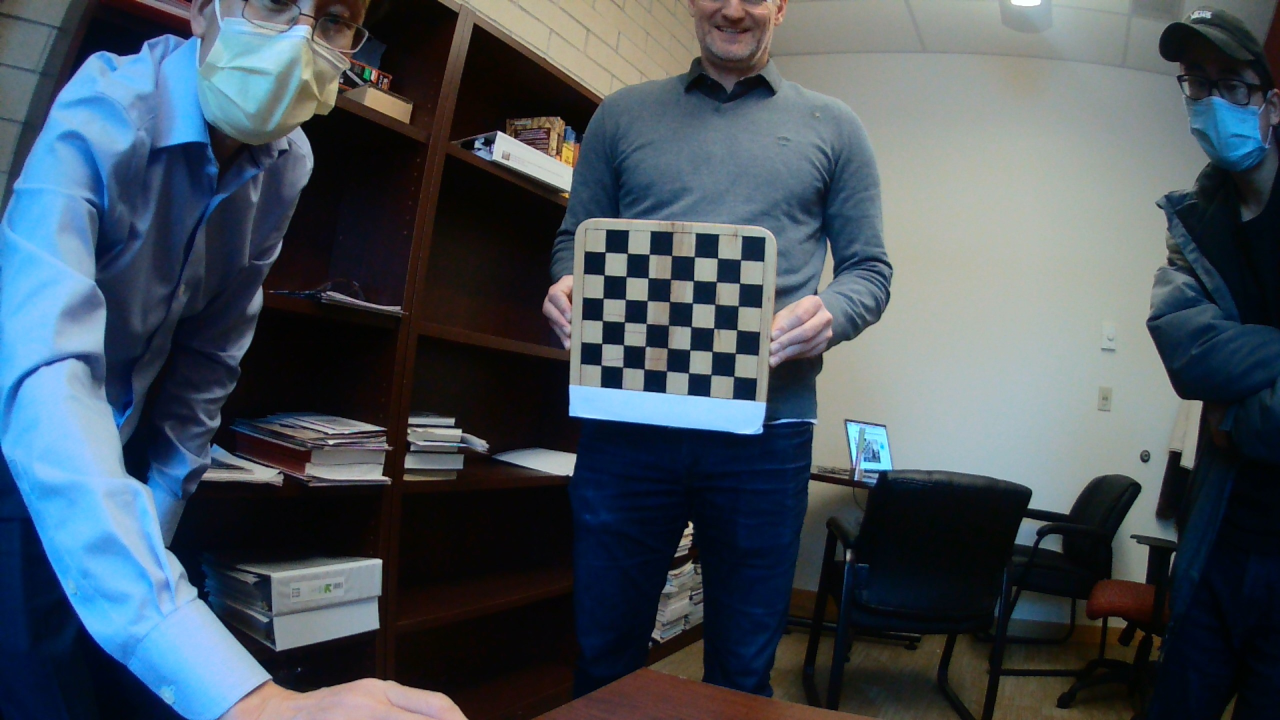
#> input picture 2d_3d_coordinates_convertion/Camera_Calibration/images_for_calibration/calibration_imgs_in/WIN_20220225_16_55_13_Pro.jpg, 2560 x 1440 px (shown at 1/2 size); its folder holds 4 pictures in this run; the run also reads 1 picture not shown here
$ python coordinates_conversion.py
#> lines starting #> are read from the running program, lines starting #| are printed output that depends on the picture; after the words box and inside, x2 and y2 are one past the last pixel; in counts of white or black regions, pixels touching at a corner belong together
import cv2
import numpy as np
import glob
import os
from numpy import mat


def camera_calibration(imgs_path_in, imgs_path_out):
    criteria = (cv2.TERM_CRITERIA_EPS + cv2.TERM_CRITERIA_MAX_ITER, 30, 0.001)

    # Get corner point position of the chessboard
    objp = np.zeros((6*7, 3), np.float32)
    objp[:, :2] = np.mgrid[0:7, 0:6].T.reshape(-1,2)

    obj_points = []  # for 3D points coordinates
    img_points = []  # for 2D points coordinates

    images = glob.glob(os.path.join(imgs_path_in, '*.jpg'))
    i = 0
    for fname in images:
        img = cv2.imread(fname)
#> img is the input picture: shape (1440, 2560, 3); mean B, G, R 91.1, 81.3, 70.1
        gray = cv2.cvtColor(img, cv2.COLOR_BGR2GRAY)
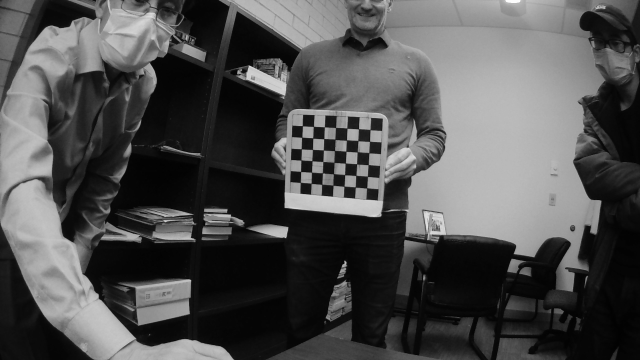
#> gray: shape (1440, 2560) (shown at 1/4 size); min 0, max 254, mean 79.1
        size = gray.shape[::-1]
        ret, corners = cv2.findChessboardCorners(gray, (7, 6), None)
#> ret = True; corners = 42 rows, first 8: [1468, 753], [1421.9, 748.2], [1376.5, 746.6], [1334.5, 743], [1289.6, 737.5], [1245.8, 735.3], [1202.7, 730.5], [1472.1, 707.7]

        if ret:
            obj_points.append(objp)
            corners2 = cv2.cornerSubPix(gray, corners, (5, 5), (-1, -1), criteria)
#> corners2 = 42 rows, first 8: [1468, 753.1], [1422.4, 749.4], [1377.4, 746.1], [1333.7, 742.6], [1288.8, 738.3], [1245.6, 734.9], [1202.4, 730.8], [1471.2, 707.3]
            if [corners2]:
                img_points.append(corners2)
            else:
                img_points.append(corners)

            cv2.drawChessboardCorners(img, (7, 6), corners, ret)
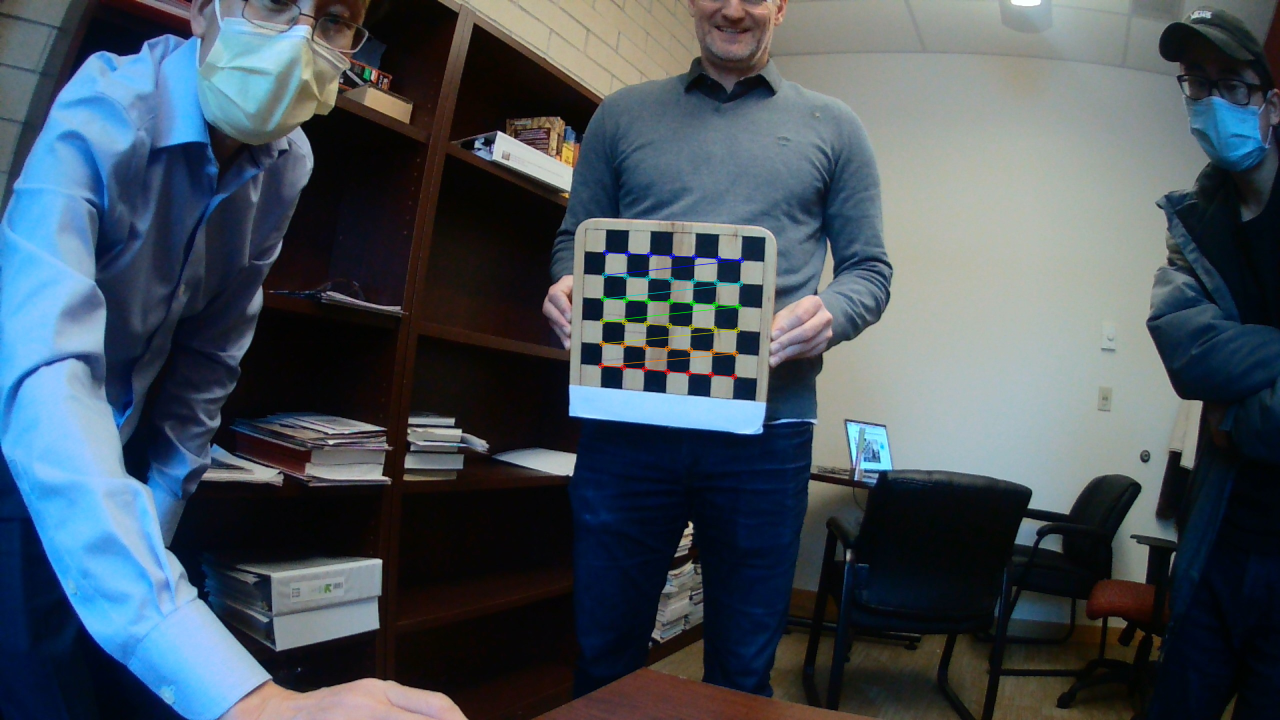
#> img: shape (1440, 2560, 3) (shown at 1/2 size); 0.33% of pixels changed, all inside (x1, y1, x2, y2) = (1196, 499, 1489, 760)
            i += 1
            cv2.imwrite(os.path.join(imgs_path_out, 'conimg'+str(i)+'.jpg'), img)
            cv2.waitKey(4000)
#> pass 2 of the loop in camera_calibration, `for fname in images:`:
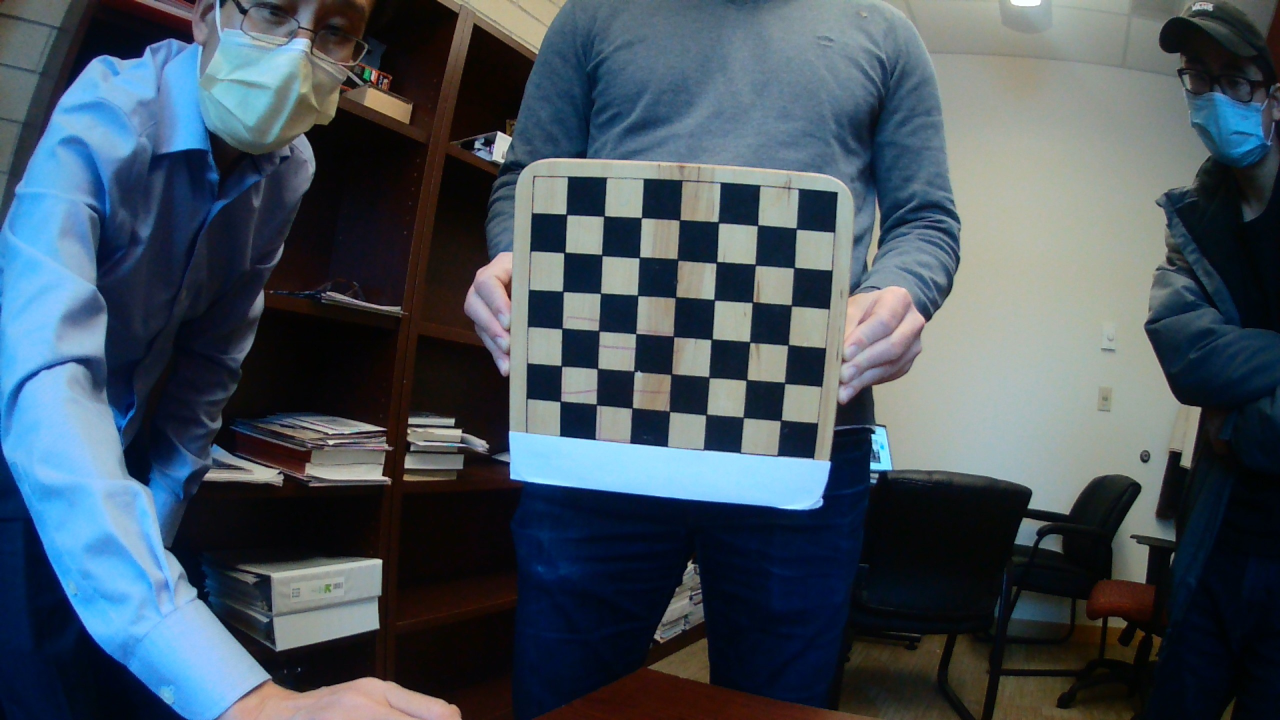
#> input picture 2d_3d_coordinates_convertion/Camera_Calibration/images_for_calibration/calibration_imgs_in/WIN_20220225_16_55_17_Pro.jpg, 2560 x 1440 px (shown at 1/2 size)
#> in camera_calibration, img is the input picture: shape (1440, 2560, 3); mean B, G, R 92.5, 81.7, 68.8
#> in camera_calibration, `gray = cv2.cvtColor(img, cv2.COLOR_BGR2GRAY)`:
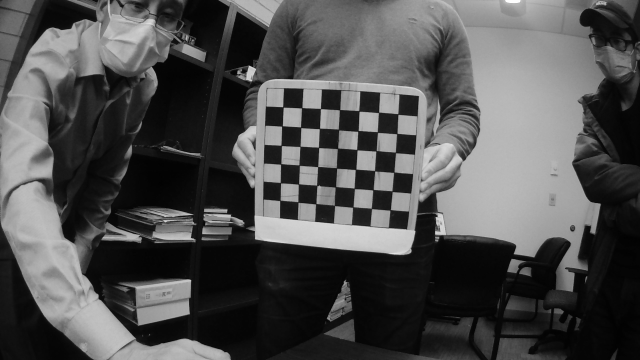
#> gray: shape (1440, 2560) (shown at 1/4 size); min 0, max 254, mean 79.1
#> corners = 42 rows, first 8: [1562, 841], [1488.8, 836], [1412.5, 830], [1340.1, 824.1], [1266, 815.6], [1192.4, 808.1], [1120, 804.2], [1570.4, 767.9]
#> corners2 = 42 rows, first 8: [1561.8, 840.8], [1487.4, 835.4], [1412.6, 829.7], [1339.6, 823.5], [1264.9, 816.3], [1193.2, 809], [1121.2, 803], [1569.7, 766.6]
#> in camera_calibration, `cv2.drawChessboardCorners(img, (7, 6), corners, ret)`:
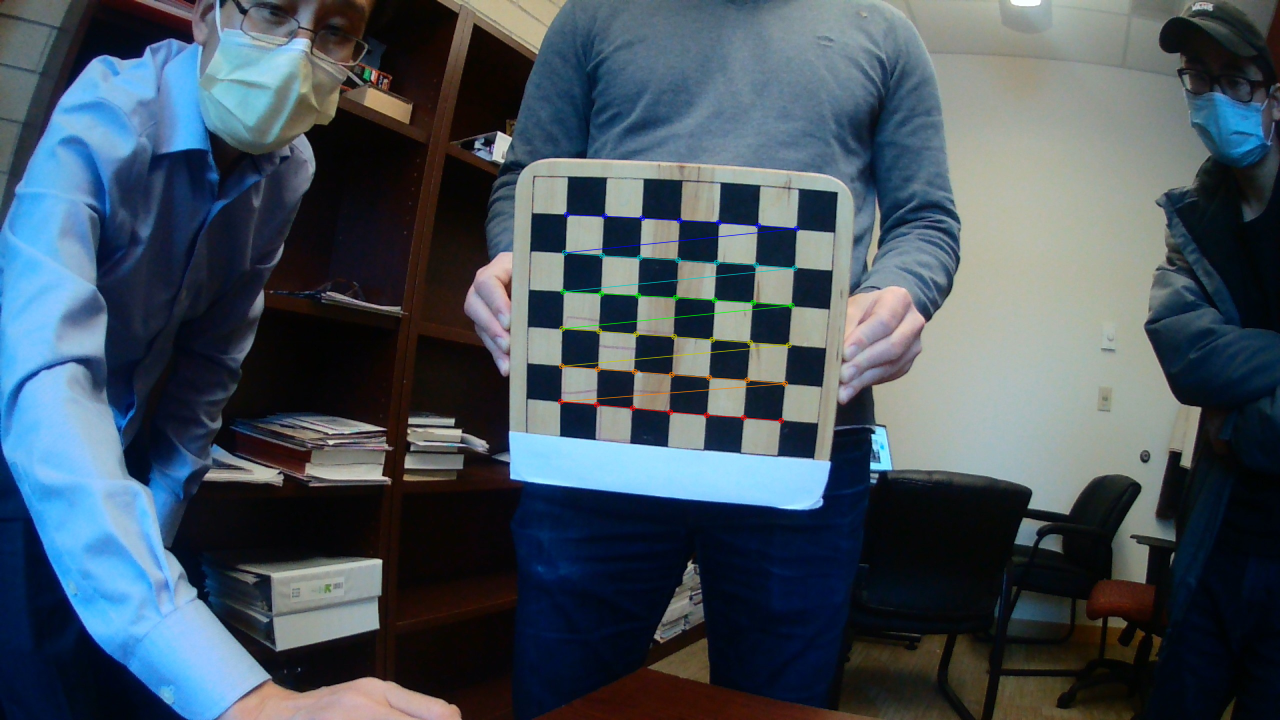
#> img: shape (1440, 2560, 3) (shown at 1/2 size); 0.5% of pixels changed, all inside (x1, y1, x2, y2) = (1115, 423, 1600, 848)
#> pass 3 of the loop in camera_calibration, `for fname in images:`:
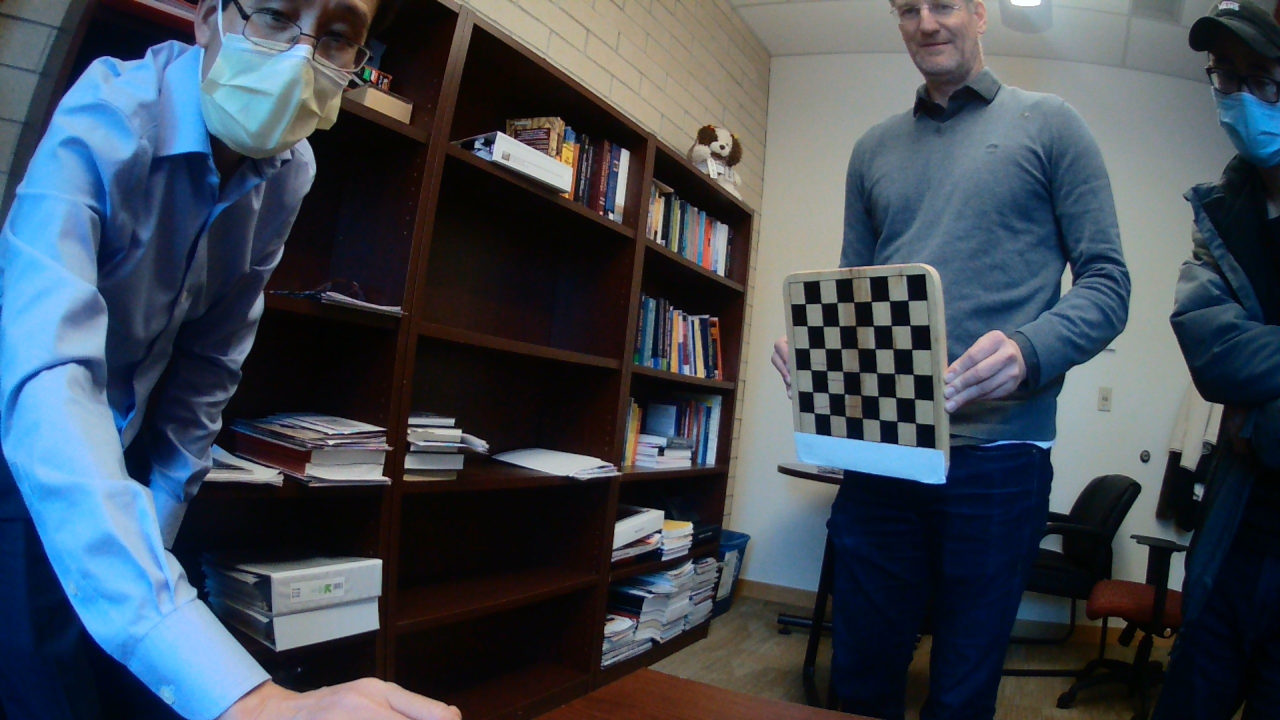
#> input picture 2d_3d_coordinates_convertion/Camera_Calibration/images_for_calibration/calibration_imgs_in/WIN_20220225_16_55_21_Pro.jpg, 2560 x 1440 px (shown at 1/2 size)
#> in camera_calibration, img is the input picture: shape (1440, 2560, 3); mean B, G, R 84.1, 73.4, 64.2
#> in camera_calibration, `gray = cv2.cvtColor(img, cv2.COLOR_BGR2GRAY)`:
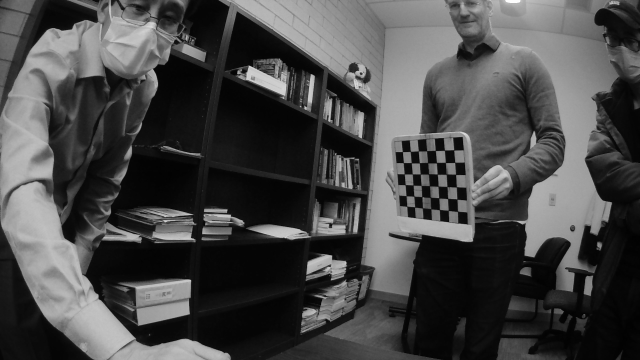
#> gray: shape (1440, 2560) (shown at 1/4 size); min 0, max 255, mean 71.9
#> corners = 42 rows, first 8: [1830.8, 847.4], [1793.5, 842.5], [1759.2, 839.2], [1725.6, 837.5], [1691.7, 832.7], [1659.9, 829.7], [1627.5, 826.5], [1830.3, 798.8]
#> corners2 = 42 rows, first 8: [1831.3, 846.2], [1794, 843.4], [1758.5, 839.7], [1725, 837], [1691.2, 833.5], [1660.1, 829.5], [1628, 826.2], [1829.1, 797.9]
#> in camera_calibration, `cv2.drawChessboardCorners(img, (7, 6), corners, ret)`:
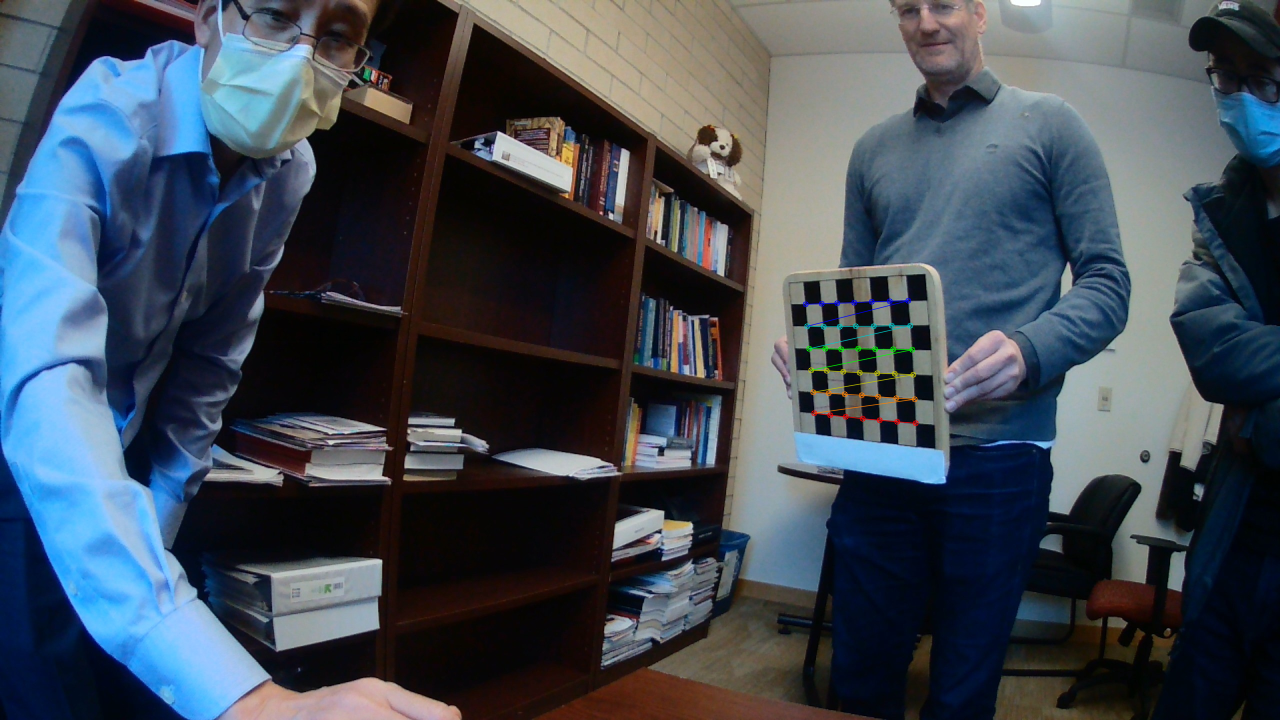
#> img: shape (1440, 2560, 3) (shown at 1/2 size); 0.28% of pixels changed, all inside (x1, y1, x2, y2) = (1605, 595, 1838, 853)
#> the loop made 4 passes; the first 3 are shown

    print(len(img_points))
    cv2.destroyAllWindows()

    # Camera Calibration
    ret, mtx, dist, rvecs, tvecs = cv2.calibrateCamera(obj_points, img_points, size, None, None)

    print("ret:", ret)
    print("mtx:\n", mtx)  # Intrinsic matrix of the camera
    print("dist:\n", dist)  # Distortion cofficients = (k_1,k_2,p_1,p_2,k_3) of the camera
    print("rvecs:\n", rvecs)  # Rotation matrix
    print("tvecs:\n", tvecs)  # Translation vector

    print("-----------------------------------------------------")

    img = cv2.imread(images[2])
    h, w = img.shape[:2]
    newcameramtx, roi = cv2.getOptimalNewCameraMatrix(mtx, dist, (w, h), 1, (w, h))
    print (newcameramtx)
    print("------------------Use undistort function-------------------")
    dst = cv2.undistort(img, mtx, dist, None, newcameramtx)
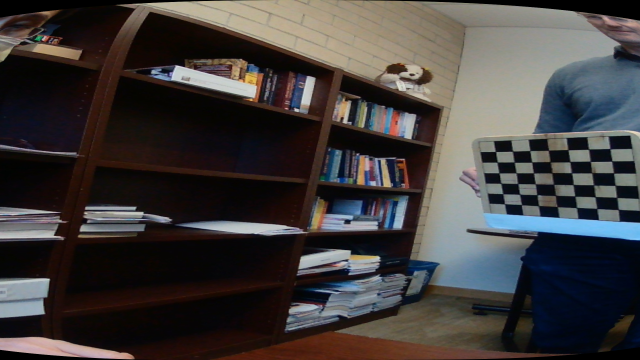
#> dst: shape (1440, 2560, 3) (shown at 1/4 size); mean B, G, R 60.3, 61.1, 64.8
    x, y, w, h = roi
    dst1 = dst[y:y+h, x:x+w]
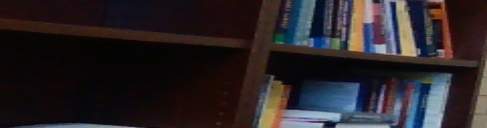
#> dst1: shape (255, 974, 3) (shown at 1/2 size); mean B, G, R 38.8, 35.7, 41.7
    cv2.imwrite('calibresult.jpg', dst1)
    print("dst shape:", dst1.shape)
#| dst shape: (255, 974, 3)

    return mtx, dist


# From 2D to 3D coordinates
def get_world_coordinate(img_coordinate, R_mtx, tvec, mtx):
    img_coordinate = list(img_coordinate) + [1]
    s = (mat(R_mtx).I * tvec)[2] / (mat(R_mtx).I * mat(mtx).I * mat(img_coordinate).T)[2]
    wcpoint = mat(R_mtx).I * (s[0, 0] * mat(mtx).I * mat(img_coordinate).T - tvec)
    return wcpoint.flatten().getA()[0]


def get_img_coordinate(world_coordinate, rvec, tvec, mtx, dist):
    img_coordinate, jacob = cv2.projectPoints(world_coordinate, rvec, tvec, mtx, dist)
    return img_coordinate


if __name__ == "__main__":
    # Get camera intrinsic parameters from camera calibration
    mtx, dist = camera_calibration(imgs_path_in=r'images_for_calibration\calibration_imgs_in',
                                   imgs_path_out=r'images_for_calibration\calibration_imgs_out')

    # Get rvec and tvec from SolvePnP
    world_coordinates = np.array([
        [0, 0, 0],  # Left bottom corner marker
        [570, 0, 0],  # right bottom corner marker
        [570, 715, 0],  # right top corner marker
        [0, 715, 0],  # left top corner marker
    ]).astype(np.float32)

    img_coordinates = np.array([
        [383, 663],  # Left bottom corner marker
        [860, 658],  # right bottom corner marker
        [770, 561],  # right top corner marker
        [495, 565]  # left top corner marker
    ]).astype(np.float32)

    ret, rvec, tvec = cv2.solvePnP(world_coordinates, img_coordinates, mtx, dist)

    # Convert rotation vector to rotation matrix
    R_mtx, jacob = cv2.Rodrigues(rvec)

    # Get flag world coordinates from image coordinates
    # 646 is the pixel of the width of the object
    # 546 is the pixel of the height of the obect
    # the origin of the image coordinate system is top left corner of the image
    flag_img_coordinate = (646, 546)
    flag_world_coordinate_estimated = get_world_coordinate(flag_img_coordinate, R_mtx, tvec, mtx)

    # Get flag image coordinates from world coordinates
    # 300 is the x axis of the object in mm
    # 975 is the y axis of the object in mm
    # the origin of the world coordinate system is definded by the user
    flag_world_coordinate = np.array([300, 975, 0], dtype=np.float32)
    flag_img_coordinate_estimated = get_img_coordinate(flag_world_coordinate, rvec, tvec, mtx, dist)

    # Test the error of the conversion
    print("------------------------------------------")
    print("Flag real world coordinate: ", flag_world_coordinate)
    print("Flag estimated world coordinate: ", flag_world_coordinate_estimated)
    print("Mismatch: ", abs(flag_world_coordinate-flag_world_coordinate_estimated))
    print("------------------------------------------")
    print("Flag real image coordinate: ", flag_img_coordinate)
    print("Flag estimated image coordinate: ", flag_img_coordinate_estimated)
    print("Mismatch: ", abs(flag_img_coordinate-flag_img_coordinate_estimated))
